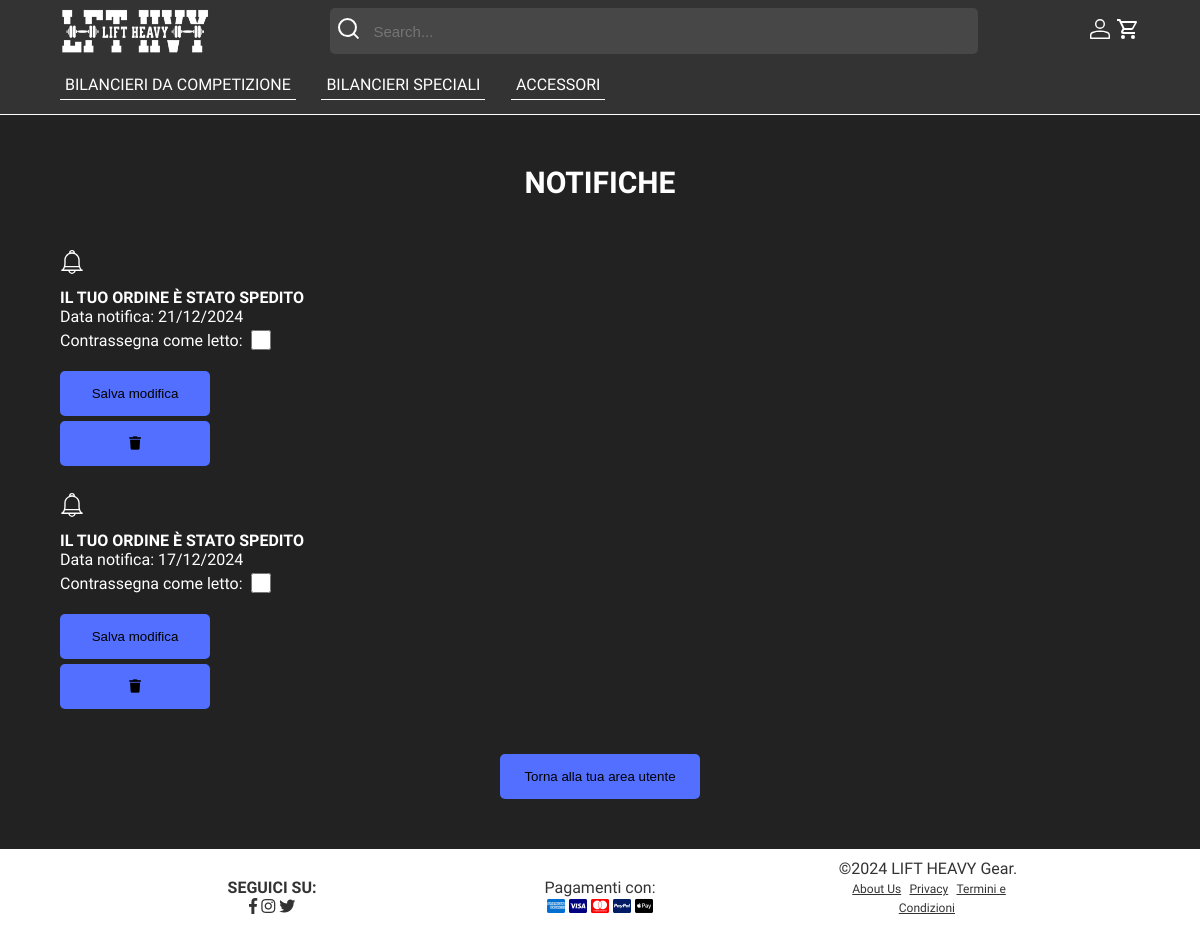
The app's page /notifiche.php (signed in), older data.
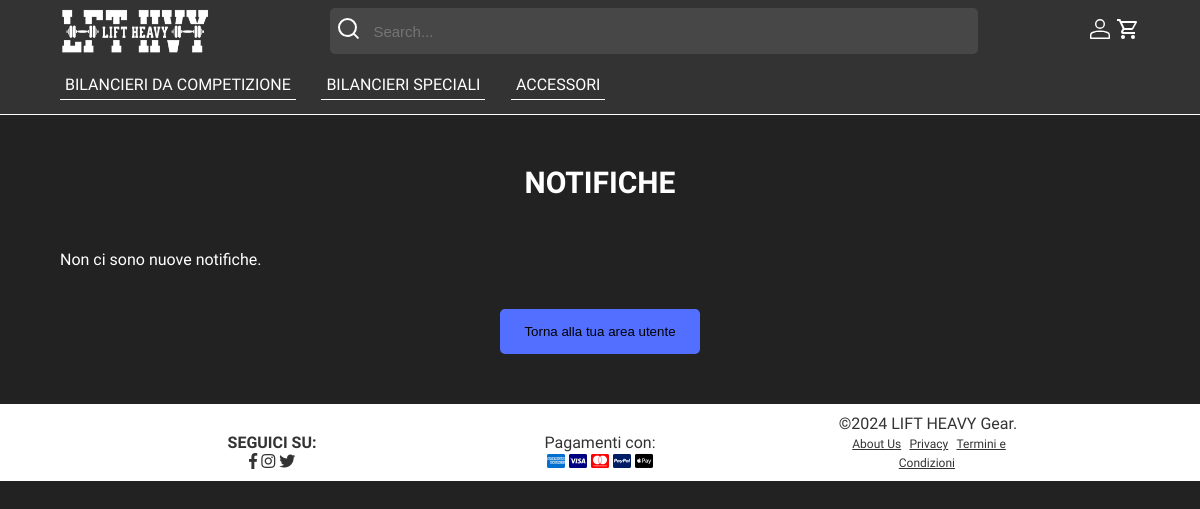
The same page, newer data.
### tables this page shows
CREATE TABLE categoria (
     ID_categoria INT NOT NULL AUTO_INCREMENT,
     nome_categoria VARCHAR(100) NOT NULL,
     CONSTRAINT ID_categoria_ID PRIMARY KEY (ID_categoria)
);

CREATE TABLE notifica (
     ID_notifica INT NOT NULL AUTO_INCREMENT,
     testo VARCHAR(255) NOT NULL,
     data_creazione DATE NOT NULL,
     stato_notifica VARCHAR(100) NOT NULL,
     ID_utente INT NOT NULL,
     ID_ordine INT NULL,   
     CONSTRAINT ID_notifica_ID PRIMARY KEY (ID_notifica)
);

### notifiche.php (called while the page is built, shortened)
<?php
require_once("bootstrap.php");
$templateParams["titolo"] = "Notifiche";
$templateParams["titolo-main"] = "NOTIFICHE";
$templateParams["categorie"] = $dbh->getCategories();
$templateParams["nome-main"] = "info-notifiche-cliente.php";
$templateParams["show-aside"] = false;
$utente_id = $_SESSION["ID_utente"];
$templateParams["notifiche"] = $dbh->getNotificheNonLette($utente_id);
$templateParams["ordini_utente"] = $dbh->getOrdersByUserId($utente_id);
require("template/base.php");

### db/database.php (called while the page is built, shortened)
<?php
class DatabaseHelper
{
    private $db;
    public function __construct($servername, $username, $password, $dbname, $port)
    {
        $this->db = new mysqli($servername, $username, $password, $dbname, $port);
    }
    public function getCategories()
    {
        $query = "SELECT ID_categoria, nome_categoria FROM categoria ORDER BY ID_categoria ASC";
        $stmt = $this->db->prepare($query);
        $stmt->execute();
        $result = $stmt->get_result();
        $categories = $result->fetch_all(MYSQLI_ASSOC);
        return $categories;
    }
    public function getOrdersByUserId($userId)
    {
        $query = "SELECT * FROM ordine WHERE ID_utente = ? AND stato_ordine != 'Carrello' ORDER BY data_ordine DESC";
        $stmt = $this->db->prepare($query);
        $stmt->bind_param('i', $userId);
        $stmt->execute();
        $result = $stmt->get_result();
        return $result->fetch_all(MYSQLI_ASSOC);
    }
    public function getNotificheNonLette($utente_id)
    {
        $stmt = $this->db->prepare("SELECT * FROM notifica WHERE ID_utente = ? AND stato_notifica = 'Non letta' ORDER BY data_creazione DESC");
        $stmt->bind_param("i", $utente_id);
        $stmt->execute();
        $result = $stmt->get_result();
        return $result->fetch_all(MYSQLI_ASSOC);
    }
}

### bootstrap.php (called while the page is built, shortened)
<?php
require_once("db/database.php");
$dbh = new DatabaseHelper("localhost", "root", "", "liftheavygear", 3306);
?>

### template/info-notifiche-cliente.php (the view, shortened to what the changed rows need)
<section>
    <h1>NOTIFICHE</h1>
    <?php if (count($templateParams["notifiche"]) > 0) : ?>
        <?php foreach ($templateParams["notifiche"] as $notifica) : ?>
            <div class="notifica" id="notifica-<?php echo $notifica["ID_notifica"]; ?>">
                <h2 class="unread">
                    <?php echo $notifica["testo"]; ?>
                </h2>
                <p>Data notifica: <?php echo date('d/m/Y', strtotime($notifica["data_creazione"])); ?></p>
                <form method="POST" action="notifiche.php" enctype="multipart/form-data">
                    <label for="letto-<?php echo $notifica["ID_notifica"]; ?>" class="checkbox-label">
                        <span>Contrassegna come letto: </span>
                        <input type="checkbox" id="letto-<?php echo $notifica["ID_notifica"]; ?>" value="letto" name="letto" <?php if ($notifica["stato_notifica"] == "Letta") echo "checked"; ?> />
                    </label>
                    <button type="submit" name="salva_notifica" class="salva">Salva modifica</button>
                </form>
                <form method="POST" action="notifiche.php" enctype="multipart/form-data">
                    <button type="submit" name="elimina_notifica"><span class="fas fa-trash"></span></button>
                </form>
            </div>
        <?php endforeach; ?>
    <?php else : ?>
        <p>Non ci sono nuove notifiche.</p>
    <?php endif; ?>
    <button type="button" onclick="window.location.href='areaCliente.php'">Torna alla tua area utente</button>
</section>

### template/base.php (shortened to what the changed rows need)
<!DOCTYPE html>
<html lang="it">
<head>
    <link rel="stylesheet" href="https://use.fontawesome.com/releases/v5.7.0/css/all.css"
 />
    <link rel="stylesheet" href="css/style.css" />
    <link rel="stylesheet" href="css/styleClass.css" />
    <link rel="stylesheet" href="css/carrello.css" />
</head>
<body>
    <header>
        <div class="header-menu">
            <nav>
                <ul id="dropdown-menu" class="hidden">
                    <?php foreach ($templateParams["categorie"] as $categoria): ?>
                        <li>
                            <a href="<?php
                                        if (isset($_SESSION["loggedin"]) && $_SESSION["loggedin"] === true) {
                                            $userRole = $_SESSION["venditore"];
                                            echo $userRole === 'Y' ? '#' : 'categoria.php?id=' . $categoria["ID_categoria"];
                                        } else {
                                            echo 'categoria.php?id=' . $categoria["ID_categoria"];
                                        }
                                        ?>">
                                <?php echo $categoria["nome_categoria"]; ?>
                            </a>
                        </li>
                    <?php endforeach; ?>
                </ul>
            </nav>
        </div>
    </header>
    <main>
        <?php
        require($templateParams["nome-main"]);
        ?>
    </main>
    <footer>
        <section class="social">
            <h2>SEGUICI SU:</h2>
        </section>
    </footer>
</body>
</html>

Row changes from the older to the newer data that the page shows:
removed notifica: testo "IL TUO ORDINE È STATO SPEDITO", data_creazione "21/12/2024"
removed notifica: testo "IL TUO ORDINE È STATO SPEDITO", data_creazione "17/12/2024"
Text that changed along with them:
text now shown: "Non ci sono nuove notifiche."
